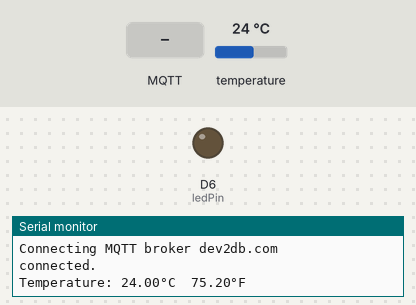
The sketch below on a simulated Arduino MKR. On the bench: output pins drawn as LEDs (lit = HIGH), the last lines printed to the serial monitor. The inputs (shaded band) are chosen by the test bench; at power-on: temperature 24 °C. No MQTT or app messages arrive unless stated.

Above: at 4.2 s.
4.3 s: MQTT message "ON" arrives on the first subscribed topic
At 6.5 s:
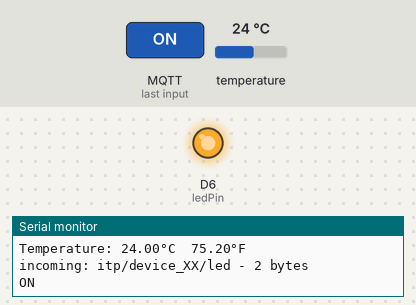
6.8 s: MQTT message "90" arrives on the first subscribed topic
At 8.5 s:
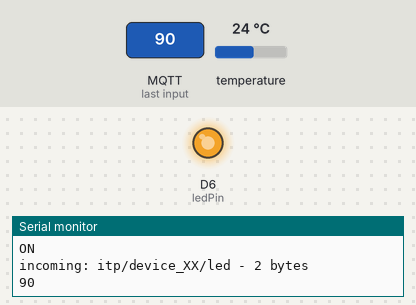
9.3 s: MQTT message "OFF" arrives on the first subscribed topic
At 11.6 s:
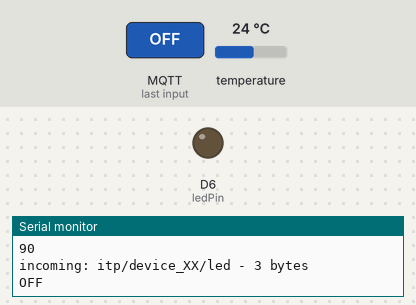
Timing chart, 0 to 13.1 s (numbered marks = the images above; inputs shaded):
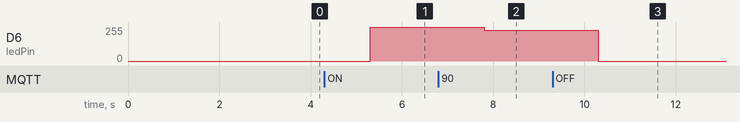

Measured:
- after the input at 4.3 s, D6 (ledPin): 0/255 → 255/255 after 1.0 s
- after the input at 6.8 s, D6 (ledPin): 255/255 → 229/255 after 1.0 s
- after the input at 9.3 s, D6 (ledPin): 229/255 → 0/255 after 1.0 s

The sketch:

MKRGSM1400.ino
```cpp
// MKR GSM 1400 Cellular to MQTT
// NYU ITP Device To Database
// Don Coleman
//
// Based on ArduinoMKRGSM1400 by Sandeep Mistry
// and https://github.com/don/mfny2018-cellular
//
// Requires MKR GSM 1400 with MCP9080 and an LED
// GSM configuration assumes a hologram.io SIM card
// Arduino MQTT Client https://www.arduino.cc/reference/en/libraries/mqtt-client/
// MCP9808 Temperature Sensor https://github.com/adafruit/Adafruit_MCP9808_Library
//

#include <MKRGSM.h>
#include <ArduinoMqttClient.h>
#include "Adafruit_MCP9808.h"
#include "config.h"

// GSM configuration - hologram
//const char pin[]      = "";
//const char apn[]      = "hologram";
//const char login[]    = "";
//const char password[] = "";

// GSM configuration - soracom
const char pin[]      = "";
const char apn[]      = "soracom.io";
const char login[]    = "soracom";
const char password[] = "soracom";

const int ledPin = LED_BUILTIN;
String ledTopic = "itp/" + DEVICE_ID + "/led";
String temperatureTopic = "itp/" + DEVICE_ID + "/temperature";

GSM gsm;
GPRS gprs;
GSMSSLClient net;
MqttClient mqtt(net);

// Create the MCP9808 temperature sensor object
Adafruit_MCP9808 tempsensor = Adafruit_MCP9808();

// 5 minutes in milliseconds
unsigned long publishInterval = 5 * 60 * 1000;
// large number to force publish on start
unsigned long lastMillis = 2000000000L;

void setup() {
  Serial.begin(9600);
  // while (!Serial) {}

  // initialize digital pin LED_BUILTIN as an output.
  pinMode(ledPin, OUTPUT);

  // Make sure the sensor is found, you can also pass in a different i2c
  // address with tempsensor.begin(0x19) for example
  if (!tempsensor.begin()) {
    Serial.println("Couldn't find MCP9808!");
    while (1);
  }

  connectGSM();
  mqtt.onMessage(messageReceived);
}

void loop() {

  if (!mqtt.connected()) {
    connectMQTT();
  }

  // poll for new MQTT messages and send keep alives
  mqtt.poll();

  if (millis() - lastMillis > publishInterval) {
    lastMillis = millis();
    float temperature = getTemperature();

    mqtt.beginMessage(temperatureTopic);
    mqtt.print(temperature);
    mqtt.endMessage();
  }
}

void connectGSM() {

  bool connected = false;
  Serial.print("Connecting to cellular network ...");

  // After starting the modem with gsm.begin()
  // attach to the GPRS network with the APN, login and password
  while (!connected) {
    if ((gsm.begin(pin) == GSM_READY) &&
        (gprs.attachGPRS(apn, login, password) == GPRS_READY)) {
      connected = true;
    } else {
      Serial.print(".");
      delay(1000);
    }
  }
  Serial.println("\nGSM connected.");
}

void connectMQTT() {

  Serial.print("Connecting MQTT broker ");
  Serial.println(MQTT_BROKER);
  mqtt.setId(DEVICE_ID);
  mqtt.setUsernamePassword(MQTT_USER, MQTT_PASSWORD);
  // increase keep alive to 5 min, otherwise ping uses up data plan
  mqtt.setKeepAliveInterval(300*1000L);

  while (!mqtt.connect(MQTT_BROKER, MQTT_PORT)) {
    Serial.print("Connection error ");
    Serial.println(mqtt.connectError());
    Serial.println("Waiting 5 seconds before retrying");
    delay(5000);
    if (!gsm.isAccessAlive()) {
      connectGSM();
    }
  }

  mqtt.beginMessage("presence/" + DEVICE_ID);
  mqtt.print("MKR GSM 1400 ");
  mqtt.print(apn);
  mqtt.endMessage();

  // subscribe to feed that controls the LED
  mqtt.subscribe(ledTopic);
  Serial.println("connected.");
}

void messageReceived(int messageSize) {
  String topic = mqtt.messageTopic();
  String payload = mqtt.readString();
  Serial.println("incoming: " + topic + " - " + messageSize + " bytes ");
  Serial.println(payload);
  if (payload.equalsIgnoreCase("ON")) {
    analogWrite(ledPin, 255);  // need analog write for older firmware
  } else if (payload.equalsIgnoreCase("OFF")) {
    analogWrite(ledPin, LOW);
  } else {

    // see if we have a brightness value
    int percent = payload.toInt();
    // check the range
    if (percent < 0) {
      percent = 0;
    } else if (percent > 100) {
      percent = 100;
    }
    // map brightness of 0 to 100 to 1 byte value 0x00 to 0xFF
    int brightness = map(percent, 0, 100, 0, 255);
    analogWrite(ledPin, brightness);
  }
}

float getTemperature() {
  tempsensor.wake();   // wake up, ready to read!

  // Get the temperaure and convert to *F
  float c = tempsensor.readTempC();
  float f = c * 9.0 / 5.0 + 32;
  Serial.print("Temperature: "); Serial.print(c); Serial.print("°C\t");
  Serial.print(f); Serial.println("°F");

  tempsensor.shutdown(); // shutdown MSP9808 - power consumption ~0.1 micro Ampere
  return f;
}
```

config.h
```cpp
#define MQTT_BROKER    "dev2db.com"
#define MQTT_PORT      8883
#define MQTT_USER      "device_XX"
#define MQTT_PASSWORD  ""

const String DEVICE_ID = "device_XX";
```
